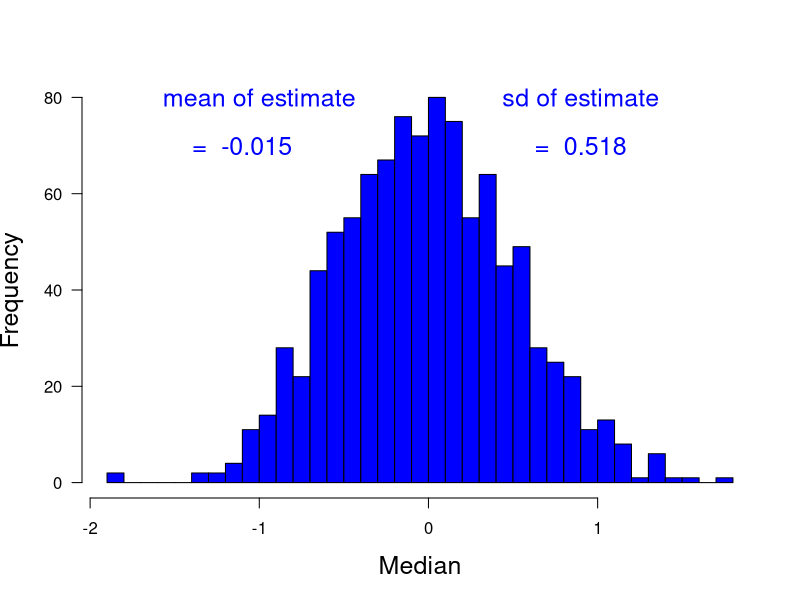

Write R code to recreate this figure.
print('file: PointEstRubustMedian.R')
# Robust estimate of central tendency: median, normal distribution
set.seed(1953)
M = 1000   # number of Monte-Carlo runs
n = 5      # sample size
muest = numeric(M)
for(m in 1:M) muest[m]=median(rnorm(n))
# png('MCmedianNormal160819.png',width=16,height=12,units='cm',res=300)
hist(muest,30,col='blue',xlab='Median',main='',las=1,cex.lab=1.5)
meanmuest = mean(muest); print(c(round(meanmuest,3),'meanmuest'))  #  (expected: close to mu = 0)
varmuest = var(muest); print(c(round(varmuest,3),'varmuest'))
sdmuest = sd(muest); print(c(round(sdmuest,3),'sdmuest'))
text(-1.,80,'mean of estimate',col='blue',cex=1.5)
text(-1.1,70,paste('= ',as.character(round(meanmuest,3))),col='blue',cex=1.5)
text(0.9,80,'sd of estimate',col='blue',cex=1.5)
text(0.9,70,paste('= ',as.character(round(sdmuest,3))),col='blue',cex=1.5)
# dev.off()
